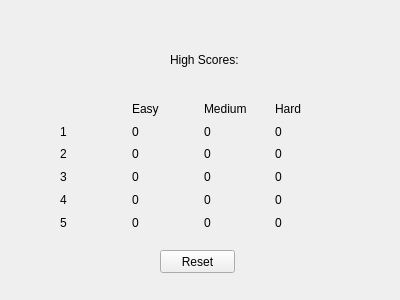
<?xml version="1.0" encoding="UTF-8"?>
<ui version="4.0">
 <class>HighScores</class>
 <widget class="QWidget" name="HighScores">
  <property name="geometry">
   <rect>
    <x>0</x>
    <y>0</y>
    <width>400</width>
    <height>300</height>
   </rect>
  </property>
  <property name="windowTitle">
   <string>High Scores</string>
  </property>
  <widget class="QLabel" name="label">
   <property name="geometry">
    <rect>
     <x>170</x>
     <y>50</y>
     <width>71</width>
     <height>20</height>
    </rect>
   </property>
   <property name="text">
    <string>High Scores:</string>
   </property>
  </widget>
  <widget class="QPushButton" name="reset">
   <property name="geometry">
    <rect>
     <x>160</x>
     <y>250</y>
     <width>75</width>
     <height>23</height>
    </rect>
   </property>
   <property name="text">
    <string>Reset</string>
   </property>
  </widget>
  <widget class="QWidget" name="horizontalLayoutWidget">
   <property name="geometry">
    <rect>
     <x>60</x>
     <y>100</y>
     <width>281</width>
     <height>131</height>
    </rect>
   </property>
   <layout class="QHBoxLayout" name="horizontalLayout">
    <property name="rightMargin">
     <number>0</number>
    </property>
    <item>
     <layout class="QVBoxLayout" name="verticalLayout_2">
      <item>
       <widget class="QLabel" name="Placeholder">
        <property name="text">
         <string/>
        </property>
       </widget>
      </item>
      <item>
       <widget class="QLabel" name="label_2">
        <property name="text">
         <string>1</string>
        </property>
       </widget>
      </item>
      <item>
       <widget class="QLabel" name="label_3">
        <property name="text">
         <string>2</string>
        </property>
       </widget>
      </item>
      <item>
       <widget class="QLabel" name="label_4">
        <property name="text">
         <string>3</string>
        </property>
       </widget>
      </item>
      <item>
       <widget class="QLabel" name="label_5">
        <property name="text">
         <string>4</string>
        </property>
       </widget>
      </item>
      <item>
       <widget class="QLabel" name="label_6">
        <property name="text">
         <string>5</string>
        </property>
       </widget>
      </item>
     </layout>
    </item>
    <item>
     <layout class="QVBoxLayout" name="verticalLayout">
      <item>
       <widget class="QLabel" name="label_7">
        <property name="text">
         <string>Easy</string>
        </property>
       </widget>
      </item>
      <item>
       <widget class="QLabel" name="Score1_1">
        <property name="text">
         <string>0</string>
        </property>
       </widget>
      </item>
      <item>
       <widget class="QLabel" name="Score1_2">
        <property name="text">
         <string>0</string>
        </property>
       </widget>
      </item>
      <item>
       <widget class="QLabel" name="Score1_3">
        <property name="text">
         <string>0</string>
        </property>
       </widget>
      </item>
      <item>
       <widget class="QLabel" name="Score1_4">
        <property name="text">
         <string>0</string>
        </property>
       </widget>
      </item>
      <item>
       <widget class="QLabel" name="Score1_5">
        <property name="text">
         <string>0</string>
        </property>
       </widget>
      </item>
     </layout>
    </item>
    <item>
     <layout class="QVBoxLayout" name="verticalLayout_3">
      <item>
       <widget class="QLabel" name="label_8">
        <property name="text">
         <string>Medium</string>
        </property>
       </widget>
      </item>
      <item>
       <widget class="QLabel" name="Score2_1">
        <property name="text">
         <string>0</string>
        </property>
       </widget>
      </item>
      <item>
       <widget class="QLabel" name="Score2_2">
        <property name="text">
         <string>0</string>
        </property>
       </widget>
      </item>
      <item>
       <widget class="QLabel" name="Score2_3">
        <property name="text">
         <string>0</string>
        </property>
       </widget>
      </item>
      <item>
       <widget class="QLabel" name="Score2_4">
        <property name="text">
         <string>0</string>
        </property>
       </widget>
      </item>
      <item>
       <widget class="QLabel" name="Score2_5">
        <property name="text">
         <string>0</string>
        </property>
       </widget>
      </item>
     </layout>
    </item>
    <item>
     <layout class="QVBoxLayout" name="verticalLayout_4">
      <item>
       <widget class="QLabel" name="label_9">
        <property name="text">
         <string>Hard</string>
        </property>
       </widget>
      </item>
      <item>
       <widget class="QLabel" name="Score3_1">
        <property name="text">
         <string>0</string>
        </property>
       </widget>
      </item>
      <item>
       <widget class="QLabel" name="Score3_2">
        <property name="text">
         <string>0</string>
        </property>
       </widget>
      </item>
      <item>
       <widget class="QLabel" name="Score3_3">
        <property name="text">
         <string>0</string>
        </property>
       </widget>
      </item>
      <item>
       <widget class="QLabel" name="Score3_4">
        <property name="text">
         <string>0</string>
        </property>
       </widget>
      </item>
      <item>
       <widget class="QLabel" name="Score3_5">
        <property name="text">
         <string>0</string>
        </property>
       </widget>
      </item>
     </layout>
    </item>
   </layout>
  </widget>
 </widget>
 <resources/>
 <connections/>
</ui>
